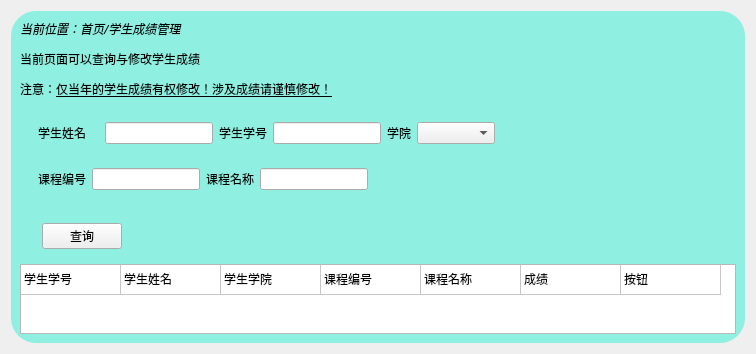
     <widget class="QWidget" name="StuScores">
      <layout class="QGridLayout" name="gridLayout_8">
       <item row="1" column="0" alignment="Qt::AlignHCenter">
        <widget class="QWidget" name="widget_14" native="true">
         <property name="styleSheet">
          <string notr="true">#widget_14{

	background-color: rgba(104, 240, 220,180);
border-radius:25px;
}</string>
         </property>
         <layout class="QGridLayout" name="gridLayout_7">
          <item row="2" column="0" alignment="Qt::AlignLeft">
           <widget class="QWidget" name="widget_23" native="true">
            <layout class="QGridLayout" name="gridLayout_10">
             <item row="0" column="0">
              <widget class="QLabel" name="label_28">
               <property name="text">
                <string/>
               </property>
              </widget>
             </item>
             <item row="0" column="1">
              <widget class="QPushButton" name="pushButton_2">
               <property name="text">
                <string>查询</string>
               </property>
              </widget>
             </item>
            </layout>
           </widget>
          </item>
          <item row="1" column="0" alignment="Qt::AlignLeft">
           <widget class="QWidget" name="widget_21" native="true">
            <layout class="QVBoxLayout" name="verticalLayout_6">
             <item>
              <widget class="QWidget" name="widget_20" native="true">
               <layout class="QHBoxLayout" name="horizontalLayout_2">
                <item alignment="Qt::AlignLeft">
                 <widget class="QLabel" name="label_23">
                  <property name="text">
                   <string>学生姓名</string>
                  </property>
                 </widget>
                </item>
                <item alignment="Qt::AlignLeft">
                 <widget class="QLabel" name="label_13">
                  <property name="text">
                   <string/>
                  </property>
                 </widget>
                </item>
                <item alignment="Qt::AlignLeft">
                 <widget class="QLineEdit" name="lineEdit"/>
                </item>
                <item alignment="Qt::AlignLeft">
                 <widget class="QLabel" name="label_25">
                  <property name="text">
                   <string>学生学号</string>
                  </property>
                 </widget>
                </item>
                <item alignment="Qt::AlignLeft">
                 <widget class="QLineEdit" name="lineEdit_2"/>
                </item>
                <item>
                 <widget class="QLabel" name="label_27">
                  <property name="text">
                   <string>学院</string>
                  </property>
                 </widget>
                </item>
                <item>
                 <widget class="QComboBox" name="comboBox_3">
                  <item>
                   <property name="text">
                    <string/>
                   </property>
                  </item>
                  <item>
                   <property name="text">
                    <string>格兰芬多</string>
                   </property>
                  </item>
                  <item>
                   <property name="text">
                    <string>斯莱特林</string>
                   </property>
                  </item>
                  <item>
                   <property name="text">
                    <string>拉文克劳</string>
                   </property>
                  </item>
                  <item>
                   <property name="text">
                    <string>赫奇帕奇</string>
                   </property>
                  </item>
                 </widget>
                </item>
               </layout>
              </widget>
             </item>
             <item alignment="Qt::AlignLeft">
              <widget class="QWidget" name="widget_22" native="true">
               <layout class="QGridLayout" name="gridLayout_9">
                <item row="0" column="1">
                 <widget class="QLineEdit" name="lineEdit_7"/>
                </item>
                <item row="0" column="2">
                 <widget class="QLabel" name="label_24">
                  <property name="text">
                   <string>课程名称</string>
                  </property>
                 </widget>
                </item>
                <item row="0" column="0">
                 <widget class="QLabel" name="label_26">
                  <property name="text">
                   <string>课程编号</string>
                  </property>
                 </widget>
                </item>
                <item row="0" column="3">
                 <widget class="QLineEdit" name="lineEdit_8"/>
                </item>
               </layout>
              </widget>
             </item>
            </layout>
           </widget>
          </item>
          <item row="3" column="0">
           <widget class="QTableWidget" name="AStuScoreWidget_2">
            <property name="sizeAdjustPolicy">
             <enum>QAbstractScrollArea::AdjustToContents</enum>
            </property>
            <property name="editTriggers">
             <set>QAbstractItemView::NoEditTriggers</set>
            </property>
            <attribute name="horizontalHeaderVisible">
             <bool>false</bool>
            </attribute>
            <attribute name="verticalHeaderVisible">
             <bool>false</bool>
            </attribute>
            <row>
             <property name="text">
              <string>新建行</string>
             </property>
            </row>
            <column>
             <property name="text">
              <string>学生学号</string>
             </property>
            </column>
            <column>
             <property name="text">
              <string>学生姓名</string>
             </property>
            </column>
            <column>
             <property name="text">
              <string>学生学院</string>
             </property>
            </column>
            <column>
             <property name="text">
              <string>课程名称</string>
             </property>
            </column>
            <column>
             <property name="text">
              <string>新建列</string>
             </property>
            </column>
            <column>
             <property name="text">
              <string>成绩</string>
             </property>
            </column>
            <column>
             <property name="text">
              <string>修改</string>
             </property>
            </column>
            <item row="0" column="0">
             <property name="text">
              <string>学生学号</string>
             </property>
            </item>
            <item row="0" column="1">
             <property name="text">
              <string>学生姓名</string>
             </property>
            </item>
            <item row="0" column="2">
             <property name="text">
              <string>学生学院</string>
             </property>
            </item>
            <item row="0" column="3">
             <property name="text">
              <string>课程编号</string>
             </property>
            </item>
            <item row="0" column="4">
             <property name="text">
              <string>课程名称</string>
             </property>
            </item>
            <item row="0" column="5">
             <property name="text">
              <string>成绩</string>
             </property>
            </item>
            <item row="0" column="6">
             <property name="text">
              <string>按钮</string>
             </property>
            </item>
           </widget>
          </item>
          <item row="0" column="0">
           <widget class="QLabel" name="label_32">
            <property name="font">
             <font>
              <family>宋体</family>
              <pointsize>14</pointsize>
             </font>
            </property>
            <property name="text">
             <string>&lt;html&gt;&lt;head/&gt;&lt;body&gt;&lt;p&gt;&lt;span style=&quot; font-size:9pt; font-style:italic;&quot;&gt;当前位置：首页/学生成绩管理&lt;/span&gt;&lt;/p&gt;&lt;p&gt;&lt;span style=&quot; font-size:9pt;&quot;&gt;当前页面可以查询与修改学生成绩&lt;/span&gt;&lt;/p&gt;&lt;p&gt;&lt;span style=&quot; font-size:9pt;&quot;&gt;注意：&lt;/span&gt;&lt;span style=&quot; font-size:9pt; text-decoration: underline;&quot;&gt;仅当年的学生成绩有权修改！涉及成绩请谨慎修改！&lt;/span&gt;&lt;/p&gt;&lt;/body&gt;&lt;/html&gt;</string>
            </property>
           </widget>
          </item>
         </layout>
        </widget>
       </item>
      </layout>
     </widget>
